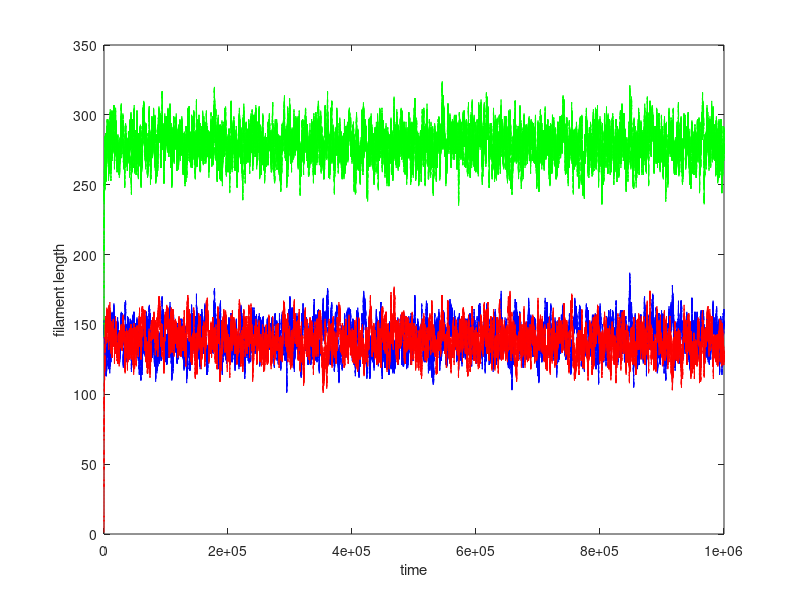

This chart was generated by the following MATLAB code: (Note: this script raises an error after producing the figure.)
%Lishibanya Mohapatra, Brandeis University.

%This code is to understand flagella size control in a unicellular 
%organism called Chlamydomonas. Chlamy has two flagella, and if you sever 
%one of the flagella, the other one shrinks until the flagella lengths are 
%equal and then both the flagella grow to a different steady state. We aim
%to make sense of this experimental result by constructing aminimal model
%based on experimental results

%First there has to be a coupling of lengths, hence we consider the effect 
%of having a common pool of building blocks. Next, we need some
%length-sensing mechanism which probably comes from IFT.

%The minimal model constructed consists of limiting monomer pool with IFT 
%mechanism. First we construct individual length trajectories using Doob-Gillespie
%algorithm, then compute the autocorrelations for L1-L2 and L1+L2, and 
%finally compare it with the expected theoretical result.

clear all;
close all;

Ntot=500;
Nift1 = 5;
Nift2 = 5;
v = 2.5;
alpha = 0.01;
r1=((Nift1*v*alpha)/2);
r2=((Nift2*v*alpha)/2);
gamma=0.1;
p1 = zeros(1,Ntot);
p2 = zeros(1,Ntot);
ptot = zeros(1,Ntot);
MaxT=1000000;
t1=1000000;
Lstar=r1*Ntot/(2*r1+gamma);

for j=1:1
    j;
    
    m1=zeros(1,MaxT);
    m1(1)=140;
    m2=zeros(1,MaxT);
    m2(1)=1;
    mtot=zeros(1,MaxT);
    mtot(1)=m1(1)+m2(1);
    monomers=Ntot;
    T=zeros(1,MaxT);
    T(1)=0;
    
    for i=1:MaxT
        
        k1=r1*(monomers-mtot(1))/m1(i);
        k3=r2*(monomers-mtot(1))/m2(i);
               
        if (m1(i)<=1)
            k2=0;
        else
            k2=gamma;
        end
        
        if (m2(i)<=1)
            k4=0;
        else
            k4=gamma;
        end
        
        
        
        k0=k1+k2+k3+k4;
        
        % Determine time spent
        
        CoinFlip1=rand;
        tau(i)=(1/k0)*log(1/CoinFlip1);
        T(i+1)= T(i)+tau(i);
        % Determine reaction
        
        CoinFlip=rand;
        if CoinFlip<=k1/k0
            m1(i+1)=m1(i)+1;
            m2(i+1)=m2(i);
            monomers=monomers-1;
        else
            if (CoinFlip>=k1/k0) && (CoinFlip<=(k1+k2)/k0)
                m1(i+1)=m1(i)-1;
                m2(i+1)=m2(i);
                monomers=monomers+1;
            else
                if (CoinFlip>=(k1+k2)/k0) && (CoinFlip<=(k1+k2+k3)/k0)
                    m1(i+1)=m1(i);
                    m2(i+1)=m2(i)+1;
                    monomers=monomers-1;
                else
                    m1(i+1)=m1(i);
                    m2(i+1)=m2(i)-1;
                    monomers=monomers+1;
                end
            end
        end
        
        mtot(i+1)=m1(i+1)+m2(i+1);
        
        if T(i+1)>=t1
            break;
        end
    end
        
    p1(m1(i+1))= p1(m1(i+1))+1;
    p2(m2(i+1))= p2(m2(i+1))+1;
    ptot(mtot(i+1))= ptot(mtot(i+1))+1;
    
    
end

p1 = p1/sum(p1);
p2 = p2/sum(p2);
ptot = ptot/sum(ptot);
x = 1:1:Ntot;

Avg= sum(x.*p1);
variance= sum((x.^2).*p1)-(sum(x.*p1))^2;


% Plot the trajectories
figure;
plot(T(1:i),m1(1:i),'b')
hold on
plot(T(1:i),m2(1:i),'r')
plot(T(1:i),mtot(1:i),'g')
hold off
xlabel('time')
ylabel('filament length')
legend('L1','L2','L1+L2','location', 'SE');

%Plot the segmented trajectories
figure;
% t1=T(10000:i);
% sig1=m1(10000:i)-m2(10000:i);
% sig0=(m1(10000:i)+m2(10000:i))- 2*Lstar;


t1=T(1:1000);
sig1=m1(1:1000)-m2(1:1000);
sig0=(m1(1:1000)+m2(1:1000));
plot(t1,sig1,'b.',t1,sig0,'r.')
title('Input signals');
xlabel('time');
ylabel('filament difference and sum lengths');
legend('L1-L2','L1+L2-2Lss','location', 'SE');

%plot the interpolated difference trajectories
xq=t1(1):1:t1(end);
sig=interp1(t1,sig1,xq);
sig2=interp1(t1,sig0,xq);
figure;
plot(t1,sig1,'o',xq,sig,':.');
title('Input signals');
xlabel('time');
ylabel('filament difference length');
legend('signal','Interpolated','location', 'SE');

%plot the interpolated sum trajectories
figure;
plot(t1,sig0,'o',xq,sig2,':.');
title('Input signals');
xlabel('time');
ylabel('filament sum length');
legend('signal','Interpolated','location', 'SE');

lagS=size(xq,2)-1;
lagS2=size(xq,2)-1;


%plot autocorrelation for difference
figure;
autocorr(sig,lagS);
[h,lag]=autocorr(sig,lagS);
j1=(r1/Lstar)*(Ntot/Lstar-2);
k1=(exp(-j1.*lag))/j1;
eta1= 1/k1(1);
k1=(exp(-j1.*lag))*eta1/j1;

%compare computed autocorrelation with theory, using fit 1
figure
plot(lag,h,'b');
hold on;
plot(lag,k1,'g');
hold off;
title('auto-correlation l1-l2');
xlabel('time');
ylabel('autocorr');
xlim([0,2000]);
legend('auto(computed)','auto(theory)','location', 'NE')


Eqn = @(a,x)(a/j1)*exp(-j1*x);
startPoints = 1;
[f1,gof,output] = fit(lag',h',Eqn,'Start', startPoints);
%compare computed autocorrelation with theory, using fit 2
figure;
plot(f1,lag',h','predfunc');
xlabel('time');
ylabel('Autocorrelation');
title('Fit with Theorectical function a*exp(-b*x)');
xlim([0,2000]);
eta3=coeffvalues(f1);

% semi-log plot to check decay
figure;
semilogy(lag(1:1000),h(1:1000),lag(1:1000),k1(1:1000))
title('log auto-correlation l1-l2');
xlabel('lag');
ylabel('log autocorr');
legend('auto(computed)','auto(theory)','location', 'SW')


%plot autocorrelation for sum
figure;
autocorr(sig2,lagS2);
[h2,lag2]=autocorr(sig2,lagS2);
j2=(r1*Ntot)/(Lstar^2);

%compare computed autocorrelation with theory, using fit 1
figure;
k2=exp(-j2.*lag2)/j2;
eta2= 1/k2(1);
k2=exp(-j2.*lag2)*eta2/j2;
plot(lag2,h2,'b');
hold on;
plot(lag2,k2,'g');
hold off;
title('auto-correlation l1+l2');
xlabel('time');
ylabel('autocorr');
xlim([0,2000]);


Eqn = @(a,x)(a/j2)*exp(-j2*x);
startPoints = 1;
[f1,gof,output] = fit(lag2',h2',Eqn,'Start', startPoints);
%compare computed autocorrelation with theory, using fit 2
figure;
plot(f1,lag2',h2','predfunc');
xlabel('time');
ylabel('Autocorrelation');
title('Fit with Theorectical function a*exp(-b*x)');
xlim([0,2000]);
eta4=coeffvalues(f1);

% semi-log plot to check decay
figure;
semilogy(lag2(1:2000),h2(1:2000),lag2(1:2000),k2(1:2000))
title('log auto-correlation l1+l2');
xlabel('lag');
ylabel('log autocorr');
xlim([0,1000]);

% eta1, eta3 values are noise values for difference
% eta2, eta4 values are noise values for sum
figure;
plot(lag2(1:2000),h2(1:2000),lag(1:2000),h(1:2000))
xlabel('Lag time');
ylabel('Autocorrelation');
legend('sum','diff')

%%end of code
